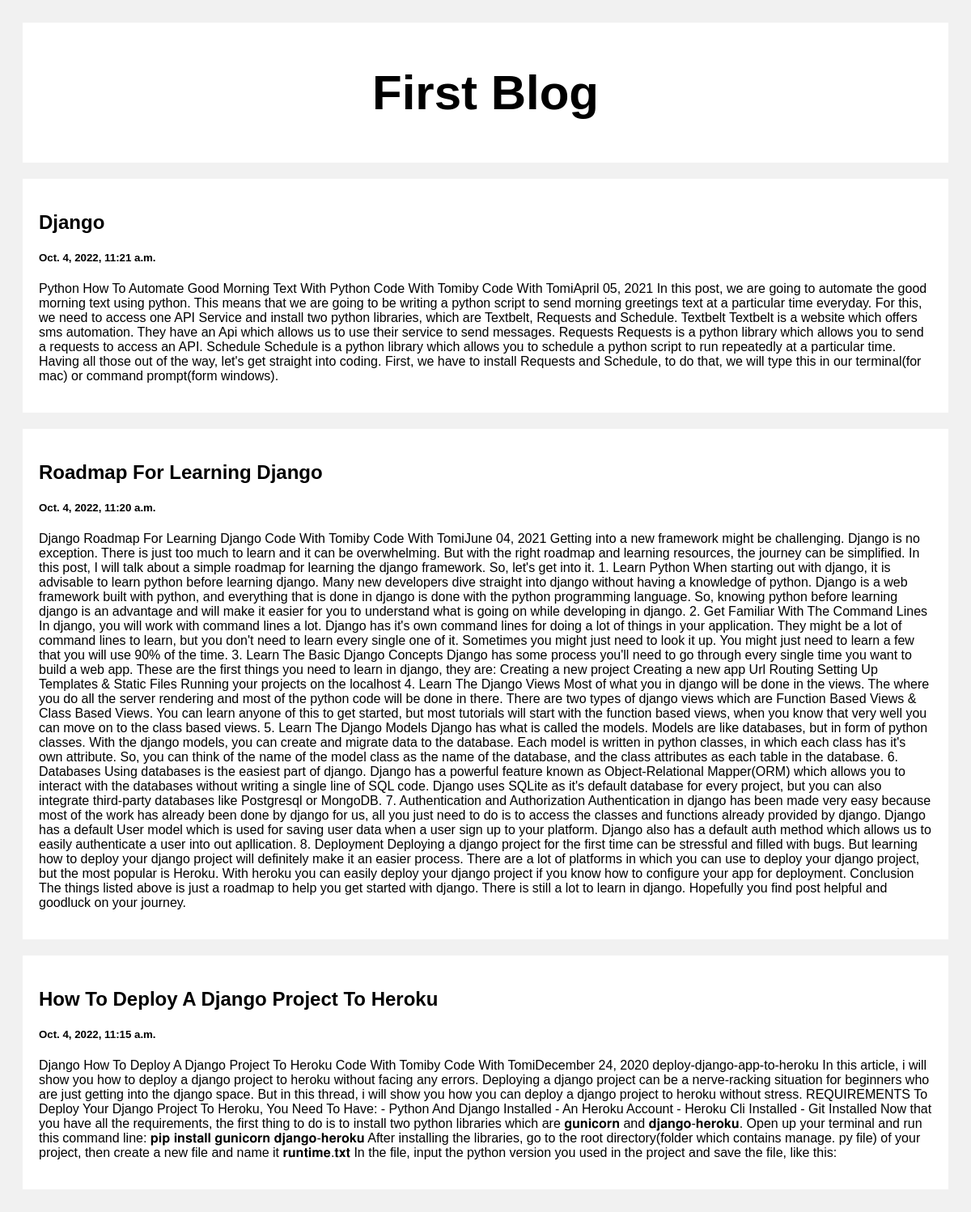
The page / on the database its author committed.
### posting/models.py (models this page shows)
class post(models.Model):
    title = models.CharField(max_length=100)
    body = models.CharField(max_length=1000000000)
    created_at = models.DateTimeField(default=datetime.now,blank=True)

### posting/views.py (the view)
# urls.py: path('',views.index,name='index'),
def index(request):
    posts = post.objects.all()
    return render(request,'index.html',{'posts':posts})

### templates/index.html (shortened to what this page needs)
<!DOCTYPE html>
<html>
<head>
</head>
<body>
<div class="header">
  <h2>First  Blog</h2>
</div>
<div class="row">
  <div class="leftcolumn">
    {% for post in posts reversed %}
    <div class="card">
        <h2>{{post.title}}</h2>
        <h5>{{post.created_at}}</h5>
        <p>{{post.body}}</p>
    </div>
    {% endfor %}
  </div>
</div>
</body>
</html>

### templates/index.html (style rules this page uses)
* { box-sizing: border-box; }
body { font-family: Arial; padding: 20px; background: #f1f1f1; }
.header { padding: 2px; font-size: 40px; text-align: center; background: white; }
.leftcolumn { float: left; width: 100%; }
.card { background-color: white; padding: 20px; margin-top: 20px; }
.row:after { content: ""; display: table; clear: both; }

### rows shown on the page
post: title "Django", created_at "Oct. 4, 2022, 11:21 a.m.", body "Python How To Automate Good Morning Text With Python Code With Tomiby Code With TomiApril 05, 2021 In this post, we are going to automate the good morning text using python. This means that we are going to be writing a python script to send morning greetings text at a particular time everyday. For this, we need to access one API Service and install two python libraries, which are Textbelt, Requests and Schedule. Textbelt Textbelt is a website which offers sms automation. They have an Api which allows us to use their service to send messages. Requests Requests is a python library which allows you to send a requests to access an API. Schedule Schedule is a python library which allows you to…"
post: title "Roadmap For Learning Django", created_at "Oct. 4, 2022, 11:20 a.m.", body "Django Roadmap For Learning Django Code With Tomiby Code With TomiJune 04, 2021 Getting into a new framework might be challenging. Django is no exception. There is just too much to learn and it can be overwhelming. But with the right roadmap and learning resources, the journey can be simplified. In this post, I will talk about a simple roadmap for learning the django framework. So, let's get into it. 1. Learn Python When starting out with django, it is advisable to learn python before learning django. Many new developers dive straight into django without having a knowledge of python. Django is a web framework built with python, and everything that is done in django is done with the python…"
post: title "How To Deploy A Django Project To Heroku", created_at "Oct. 4, 2022, 11:15 a.m.", body "Django How To Deploy A Django Project To Heroku Code With Tomiby Code With TomiDecember 24, 2020 deploy-django-app-to-heroku In this article, i will show you how to deploy a django project to heroku without facing any errors. Deploying a django project can be a nerve-racking situation for beginners who are just getting into the django space. But in this thread, i will show you how you can deploy a django project to heroku without stress. REQUIREMENTS To Deploy Your Django Project To Heroku, You Need To Have: - Python And Django Installed - An Heroku Account - Heroku Cli Installed - Git Installed Now that you have all the requirements, the first thing to do is to install two python libraries…"
